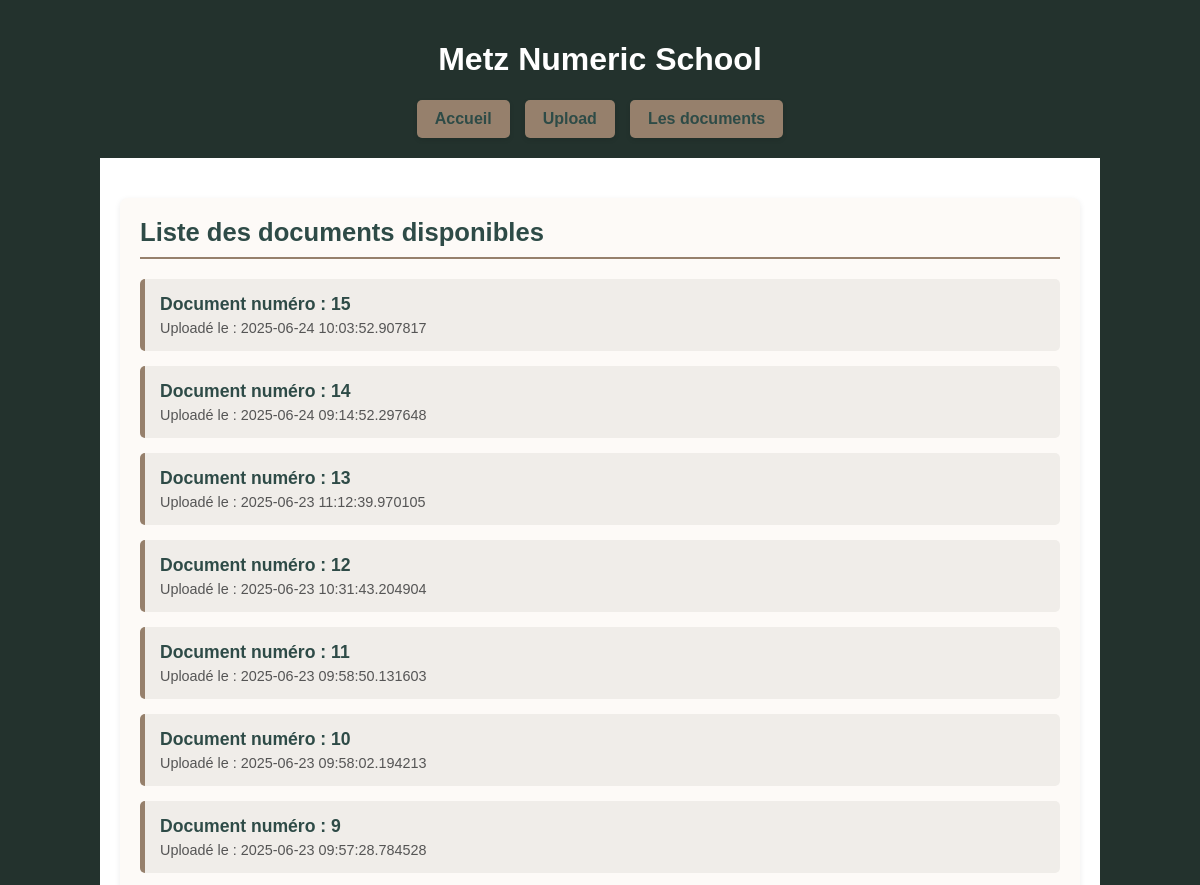
/list (upper part), run on an earlier commit of the app's database.
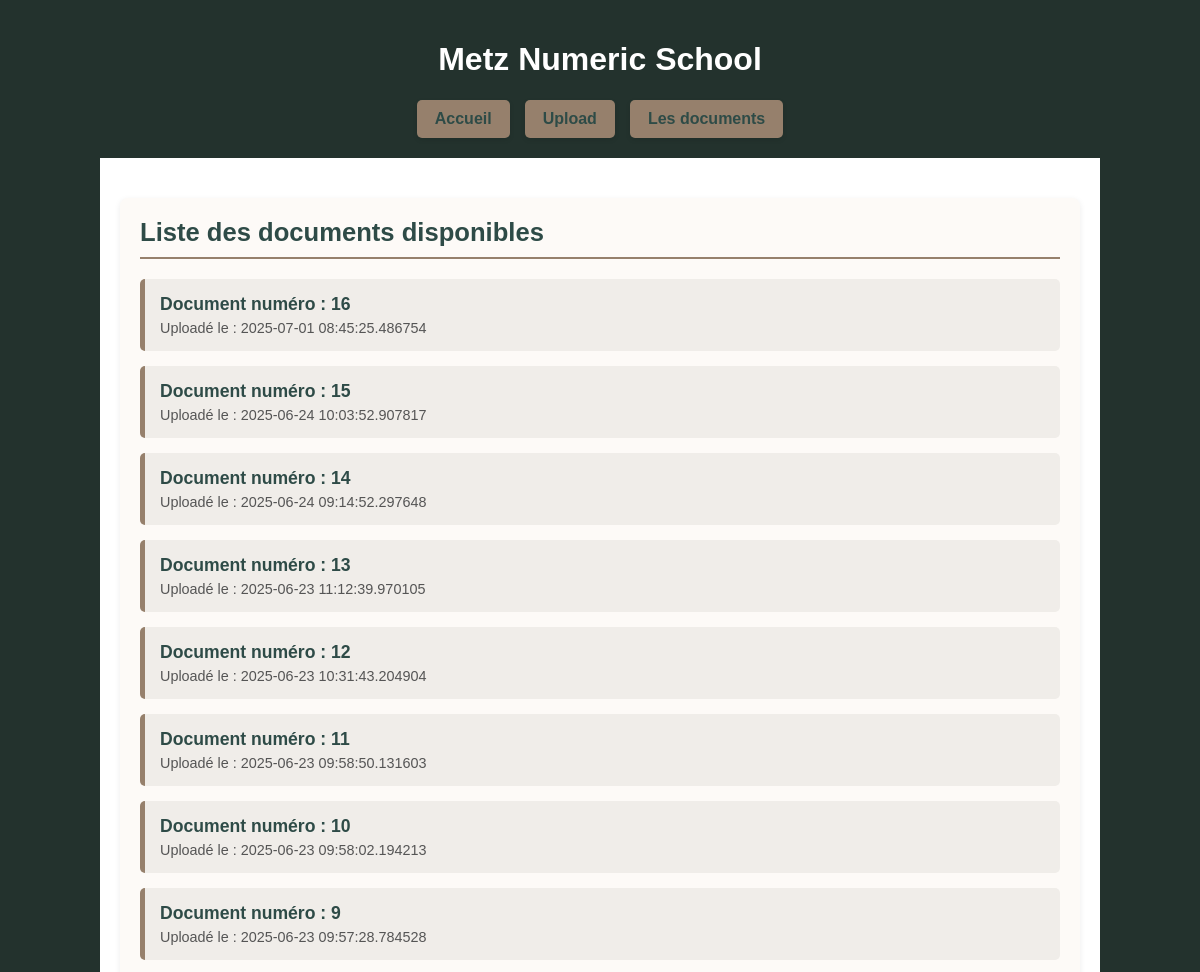
And on a later commit of the database.
### models/document.py (models this page shows, shortened)
class Document(db.Model):
    __tablename__ = 'documents'
    id = db.Column(db.Integer, primary_key=True)
    filename = db.Column(db.String(255), nullable=False)
    filepath = db.Column(db.String(255), nullable=False)
    uploaded_at = db.Column(db.DateTime, default=now_paris)
    faqs = db.relationship('FAQ', backref='document', lazy=True)

### app.py (the view)
@app.route('/list')
def list_documents():
    documents = Document.query.order_by(Document.id.desc()).all()
    return render_template('list.html', documents=documents)

### templates/list.html
{% extends "base.html" %}
{% block content %}
<section id="documents">
    <h2>Liste des documents disponibles</h2>
    {% if documents %}
        <ul>
            {% for doc in documents %}
                <li>
                    <strong>
                      <a href="{{ url_for('showfaq') }}?document_id={{ doc.id }}">
                        Document numéro : {{ doc.id }}
                      </a>
                    </strong><br>
                    <small>Uploadé le : {{ doc.uploaded_at }}</small>
                </li>
            {% endfor %}
        </ul>
    {% else %}
        <p>Aucun document disponible.</p>
    {% endif %}
</section>
{% endblock %}

### templates/base.html (shortened to what this page needs)
<!DOCTYPE html>
<html lang="fr">
<head>
    <link rel="stylesheet" href="{{ url_for('static', filename='style.css') }}">
</head>
<body>
    <header>
        <h1>Metz Numeric School</h1>
        <nav>
            <a href="/">Accueil</a>
            <a href="/upload"> Upload</a>
            <a href="/list"> Les documents</a>
        </nav>
    </header>
    <main>
        {% block content %}{% endblock %}
    </main>
</body>
</html>

### static/style.css (style rules this page uses)
body { font-family: Arial, sans-serif; margin: 0; background-color: #23322D; color: #333; }
header { background-color: #23322D; color: white; padding: 20px; text-align: center; }
nav { margin-top: 10px; display: flex; justify-content: center; gap: 15px; flex-wrap: wrap; }
nav a { background-color: #96806c; color: #2e4b47; padding: 10px 18px; text-decoration: none; font-weight: bold; border-radius: 5px; transition: background-color 0.3s ease, transform 0.2s ease; box-shadow: 0 2px 5px rgba(0, 0, 0, 0.1); }
main { padding: 40px 20px; max-width: 1000px; width: 100%; margin: auto; background-color: white; box-sizing: border-box; }
#documents { margin-top: 0px; padding: 20px; background-color: #fdfaf7; border-radius: 8px; box-shadow: 0 2px 6px rgba(0, 0, 0, 0.08); }
#documents h2 { color: #2e4b47; margin-top: 0; font-size: 1.6em; border-bottom: 2px solid #96806c; padding-bottom: 10px; margin-bottom: 20px; }
#documents ul { list-style: none; padding-left: 0; display: flex; flex-direction: column; gap: 15px; }
#documents li { background-color: #f0ede9; padding: 15px; border-left: 5px solid #96806c; border-radius: 5px; transition: background-color 0.3s ease; }
#documents a { color: #2e4b47; text-decoration: none; font-weight: bold; font-size: 1.1em; }
#documents small { display: block; color: #555; margin-top: 5px; font-size: 0.9em; }

What changed in the data, as far as the page shows it:
added Document: id "16", uploaded_at "2025-07-01 08:45:25.486754"
